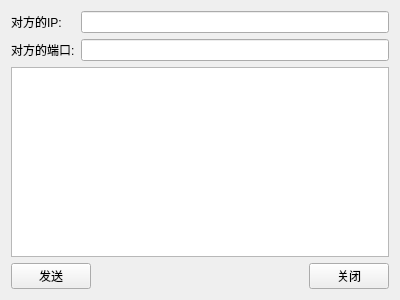
<?xml version="1.0" encoding="UTF-8"?>
<ui version="4.0">
 <class>Widget</class>
 <widget class="QWidget" name="Widget">
  <property name="geometry">
   <rect>
    <x>0</x>
    <y>0</y>
    <width>400</width>
    <height>300</height>
   </rect>
  </property>
  <property name="windowTitle">
   <string>Widget</string>
  </property>
  <layout class="QVBoxLayout" name="verticalLayout">
   <item>
    <widget class="QWidget" name="widget" native="true">
     <layout class="QGridLayout" name="gridLayout">
      <property name="leftMargin">
       <number>0</number>
      </property>
      <property name="topMargin">
       <number>0</number>
      </property>
      <property name="rightMargin">
       <number>0</number>
      </property>
      <property name="bottomMargin">
       <number>0</number>
      </property>
      <item row="0" column="0">
       <widget class="QLabel" name="label">
        <property name="text">
         <string>对方的IP:</string>
        </property>
       </widget>
      </item>
      <item row="0" column="1">
       <widget class="QLineEdit" name="lineEdit"/>
      </item>
      <item row="1" column="0">
       <widget class="QLabel" name="label_2">
        <property name="text">
         <string>对方的端口:</string>
        </property>
       </widget>
      </item>
      <item row="1" column="1">
       <widget class="QLineEdit" name="lineEdit_2"/>
      </item>
     </layout>
    </widget>
   </item>
   <item>
    <widget class="QTextEdit" name="textEdit"/>
   </item>
   <item>
    <widget class="QWidget" name="widget_2" native="true">
     <layout class="QHBoxLayout" name="horizontalLayout">
      <property name="leftMargin">
       <number>0</number>
      </property>
      <property name="topMargin">
       <number>0</number>
      </property>
      <property name="rightMargin">
       <number>0</number>
      </property>
      <property name="bottomMargin">
       <number>0</number>
      </property>
      <item>
       <widget class="QPushButton" name="pushButton">
        <property name="text">
         <string>发送</string>
        </property>
       </widget>
      </item>
      <item>
       <spacer name="horizontalSpacer">
        <property name="orientation">
         <enum>Qt::Horizontal</enum>
        </property>
        <property name="sizeHint" stdset="0">
         <size>
          <width>175</width>
          <height>20</height>
         </size>
        </property>
       </spacer>
      </item>
      <item>
       <widget class="QPushButton" name="pushButton_2">
        <property name="text">
         <string>关闭</string>
        </property>
       </widget>
      </item>
     </layout>
    </widget>
   </item>
  </layout>
 </widget>
 <layoutdefault spacing="6" margin="11"/>
 <resources/>
 <connections/>
</ui>
